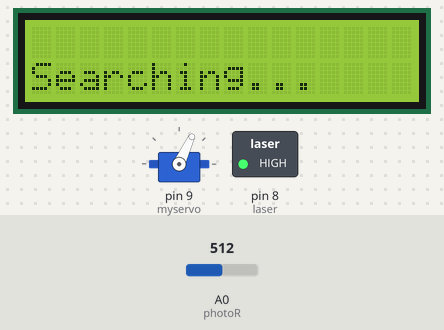
Simulated run of this sketch. Board: Arduino Uno, built with avr-gcc and run on an emulated ATmega328P. Parts: 16×2 character LCD, servo, switched loads named in the sketch (green lamp = pin HIGH). The inputs (shaded band) are chosen by the test bench; at power-on: A0 (photoR) = 512. What the sketch prints to the serial monitor is not drawn.

Above: at 1.2 s.
1.3 s: A0 (photoR) set to 106
At 1.45 s:
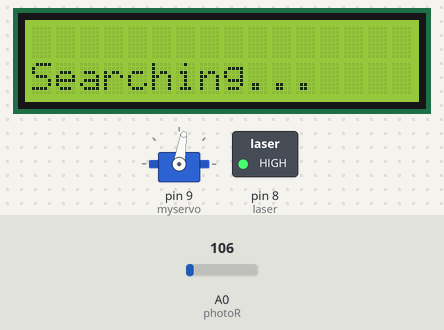
4.3 s: A0 (photoR) set to 90
At 4.84 s:
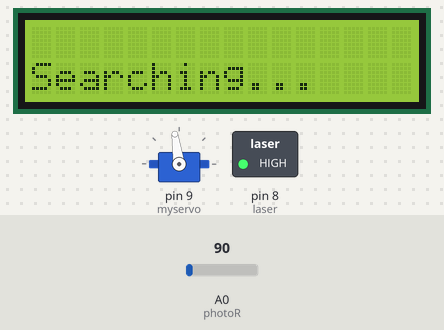
At 6.9 s:
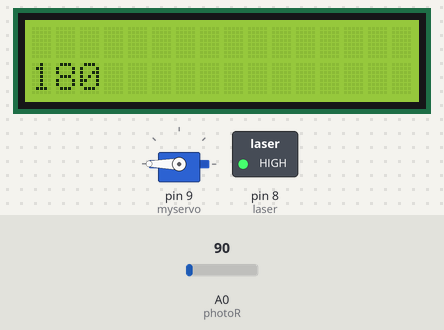
Timing chart, 0 to 8.4 s (numbered marks = the images above; inputs shaded):
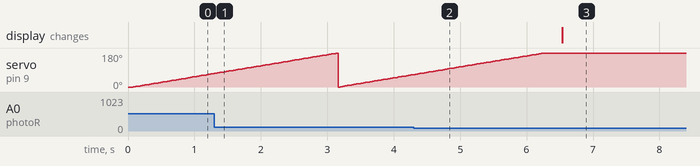

The sketch:

Seeker.ino
```cpp
#include <SPI.h>
#include <Servo.h>
#include<LiquidCrystal.h>
LiquidCrystal lcd(12,11,5,4,3,2);
Servo myservo;

int pos = 0;
int laser = 8;
int photoR = A0;
int posStop = 0;

void setup(){
  Serial.begin(9600);
  lcd.begin(16,2);
  myservo.attach(9);
  pinMode(laser, OUTPUT);
  pinMode(photoR, INPUT);
  digitalWrite(laser, HIGH);
}

void loop(){
  int r = analogRead(photoR);

  if (posStop == 0){
    for (pos = 0; pos <= 180; pos += 1) { // goes from 0 degrees to 180 degrees
    // in steps of 1 degree
    myservo.write(pos);              // tell servo to go to position in variable 'pos'
    r = analogRead(photoR);
    if (r < 100){
      posStop = pos;
    }
    Serial.print(pos);
    Serial.print("    ");
    Serial.print(posStop);
    Serial.print("\n");
      lcd.setCursor(0,1);
  lcd.print("Searching...");
    delay(15);                       // waits 15ms for the servo to reach the position
  }
  }

  else{
    lcd.print("            ");
    myservo.write(0);
    myservo.write(posStop);
    lcd.setCursor(0,1);
    lcd.print(posStop);
}

//  myservo.write(posStop);
//  Serial.println(posStop);
//  for (pos = 180; pos >= 0; pos -= 1) { // goes from 180 degrees to 0 degrees
//    myservo.write(pos);              // tell servo to go to position in variable 'pos'
//    delay(15);                       // waits 15ms for the servo to reach the position
//  }
}
```

Measured:
- the behaviour switches between 100 and 99 on A0 (photoR) (found by bisection; images 1 and 2)
- after the input at 4.3 s, servo on pin 9 (myservo): goes on until 6.3 s, then stays 180°
